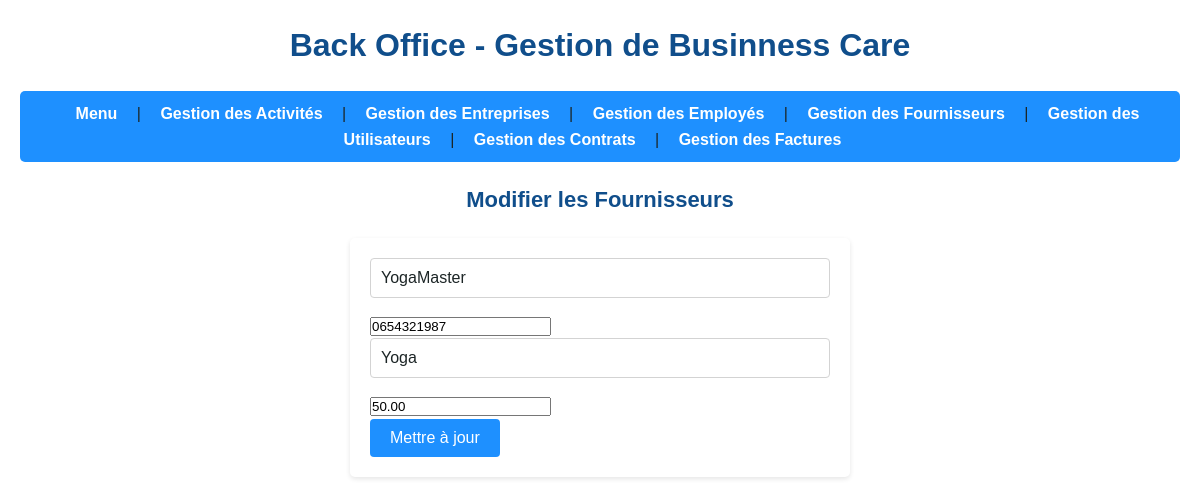
Screenshot of /back_office/pages/providers/edit.php?id=1 with the database file from the repository.
### tables this page shows
CREATE TABLE `providers` (
  `id` int(11) NOT NULL,
  `name` varchar(100) NOT NULL COMMENT 'Nom du prestataire',
  `email` varchar(100) DEFAULT NULL COMMENT 'Email du prestataire',
  `phone_number` varchar(20) DEFAULT NULL COMMENT 'Numéro de téléphone',
  `service_type` varchar(100) NOT NULL COMMENT 'Type de prestation (yoga, coaching, etc.)',
  `hourly_rate` decimal(10,2) NOT NULL COMMENT 'Tarif horaire',
  `created_at` timestamp NOT NULL DEFAULT CURRENT_TIMESTAMP,
  `archived` tinyint(1) DEFAULT '0'
);

### back_office/pages/providers/edit.php (the view, shortened to what this page needs)
<!DOCTYPE html>
<html lang="fr">
<head>
    <link rel="stylesheet" href="../../assets/style.css">
</head>
<body></body>
</html>
<?php
require_once '../../config/database.php';
require_once '../../composants/nav.php';
$id = $_GET['id'];
$stmt = $pdo->prepare("SELECT * FROM providers WHERE id = ?");
$stmt->execute([$id]);
$providy = $stmt->fetch(PDO::FETCH_ASSOC);
?>
<h2>Modifier les Fournisseurs</h2>
<form method="POST">
    <input type="text" name="name" value="<?php echo htmlspecialchars($providy['name']); ?>" required><br>
    <input type="tel" name="phone_number" value="<?php echo $providy['phone_number']; ?>" required><br>
    <input type="text" name="service_type" value="<?php echo htmlspecialchars($providy['service_type']); ?>" required><br>
    <input type="number" name="hourly_rate" value="<?php echo $providy['hourly_rate']; ?>" required><br>
    <button type="submit">Mettre à jour</button>
</form>

### back_office/assets/style.css (style rules this page uses)
* { margin: 0; padding: 0; box-sizing: border-box; font-family: Arial, sans-serif; }
:root { --bleu-principal: #1E90FF; --bleu-fonce: #104E8B; --noir: #1C2526; --gris: #D3D3D3; --blanc: #FFFFFF; --gris-fonce: #808080; }
body { background-color: var(--blanc); color: var(--noir); line-height: 1.6; padding: 20px; }
h1, h2 { color: var(--bleu-fonce); margin-bottom: 20px; }
h2 { font-size: 22px; text-align: center; }
form { background-color: var(--blanc); padding: 20px; border-radius: 5px; box-shadow: 0 2px 5px rgba(0, 0, 0, 0.1); max-width: 500px; margin: 0 auto; }
input[type="text"], input[type="email"], input[type="date"], textarea { width: 100%; padding: 10px; margin-bottom: 15px; border: 1px solid var(--gris); border-radius: 4px; font-size: 1em; color: var(--noir); }
button, input[type="submit"] { background-color: var(--bleu-principal); color: var(--blanc); padding: 10px 20px; border: none; border-radius: 4px; cursor: pointer; font-size: 1em; transition: background-color 0.3s ease; }

### rows the page displays
providers: name "YogaMaster", phone_number "0654321987", service_type "Yoga", hourly_rate "50.00"
